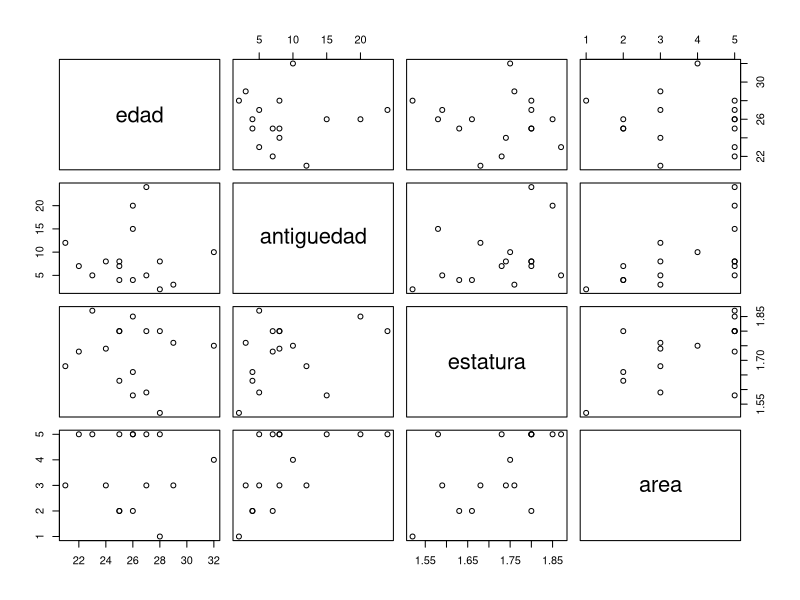
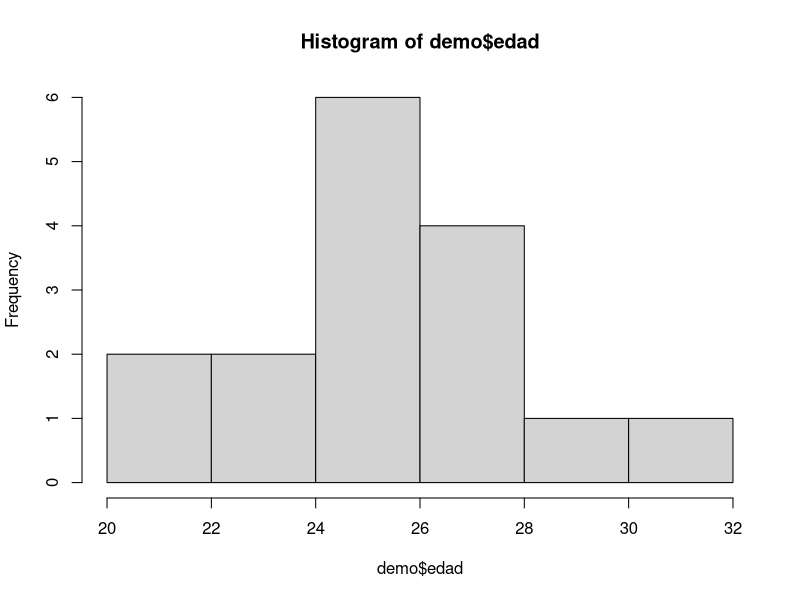
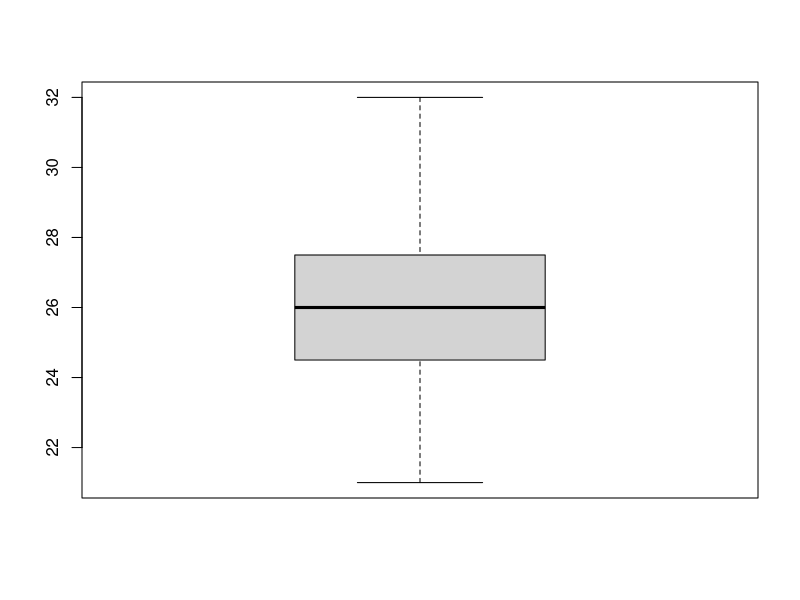
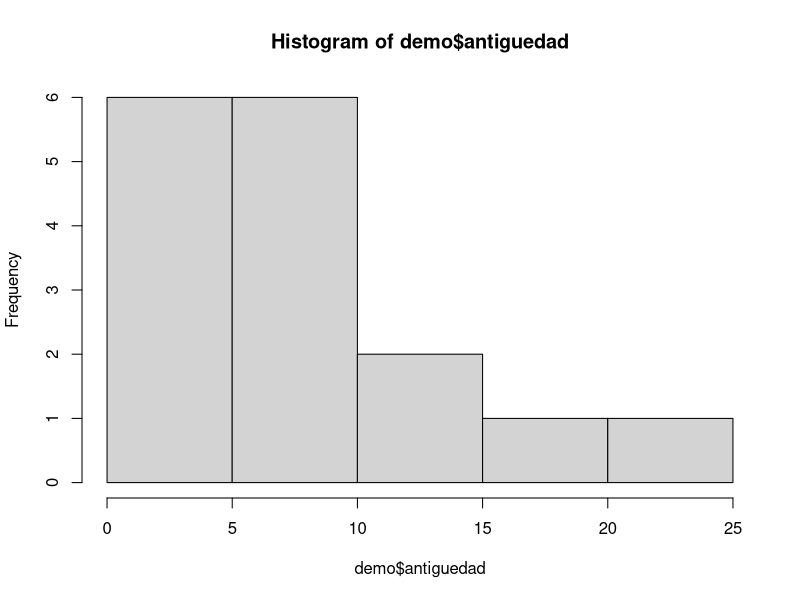
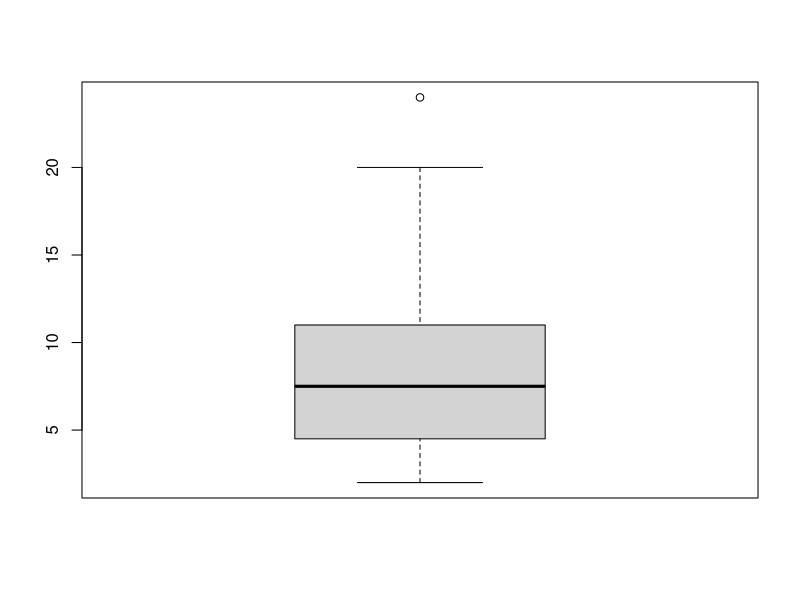
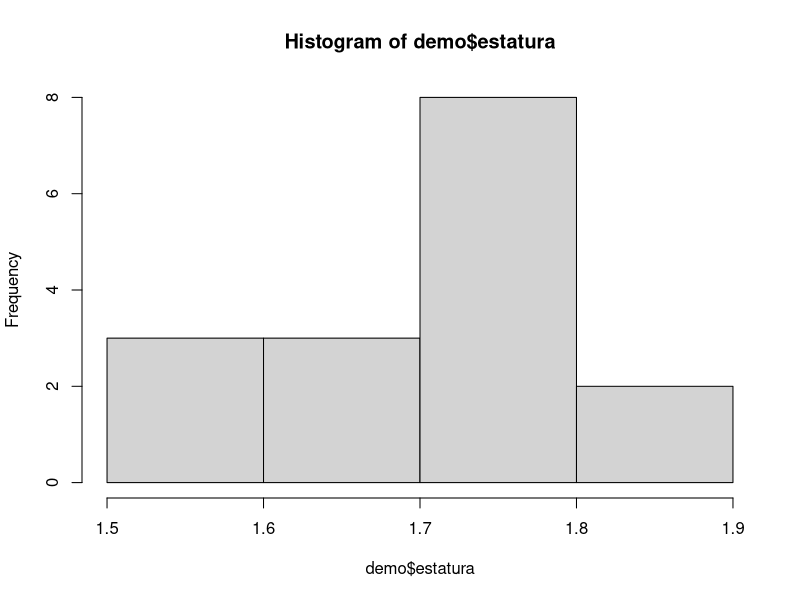
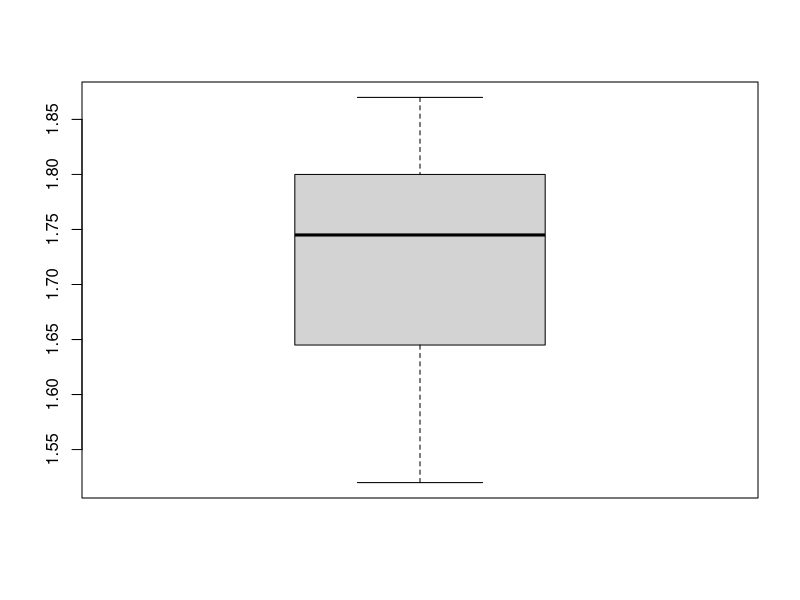
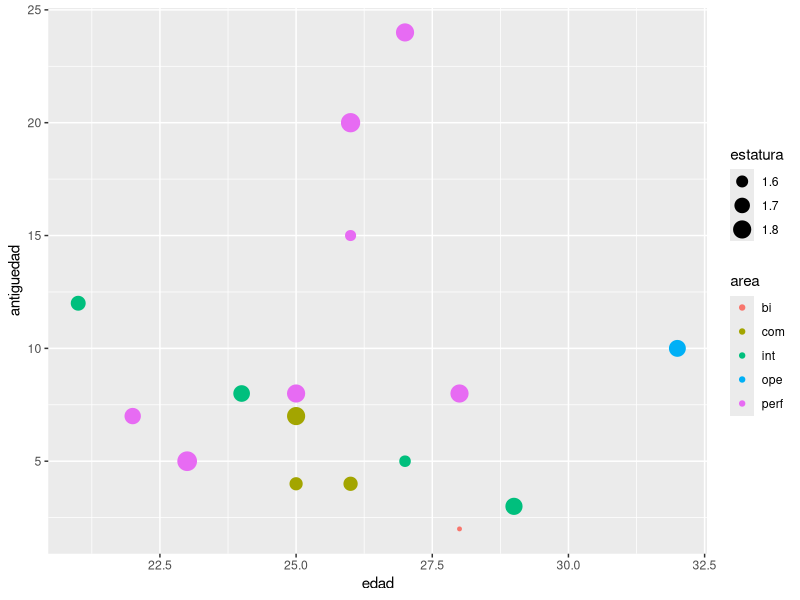

Generate these figures, in order, with R:

# libs
# install.packages(ggplot2)
library(ggplot2)

# data
demo <- read.table(
  file = 'data/edad_antiguedad_altura.csv', 
  header = T, sep = ';', dec = ',')

str(demo)
dim(demo)
head(demo)

# explore
plot(demo)
summary(demo$edad)
hist(demo$edad)
boxplot(demo$edad)

summary(demo$antiguedad)
hist(demo$antiguedad)
boxplot(demo$antiguedad)

summary(demo$estatura)
hist(demo$estatura)
boxplot(demo$estatura)

ggplot(demo, aes(x=edad, y=antiguedad)) + 
  geom_point(aes(size=estatura, col=area))

